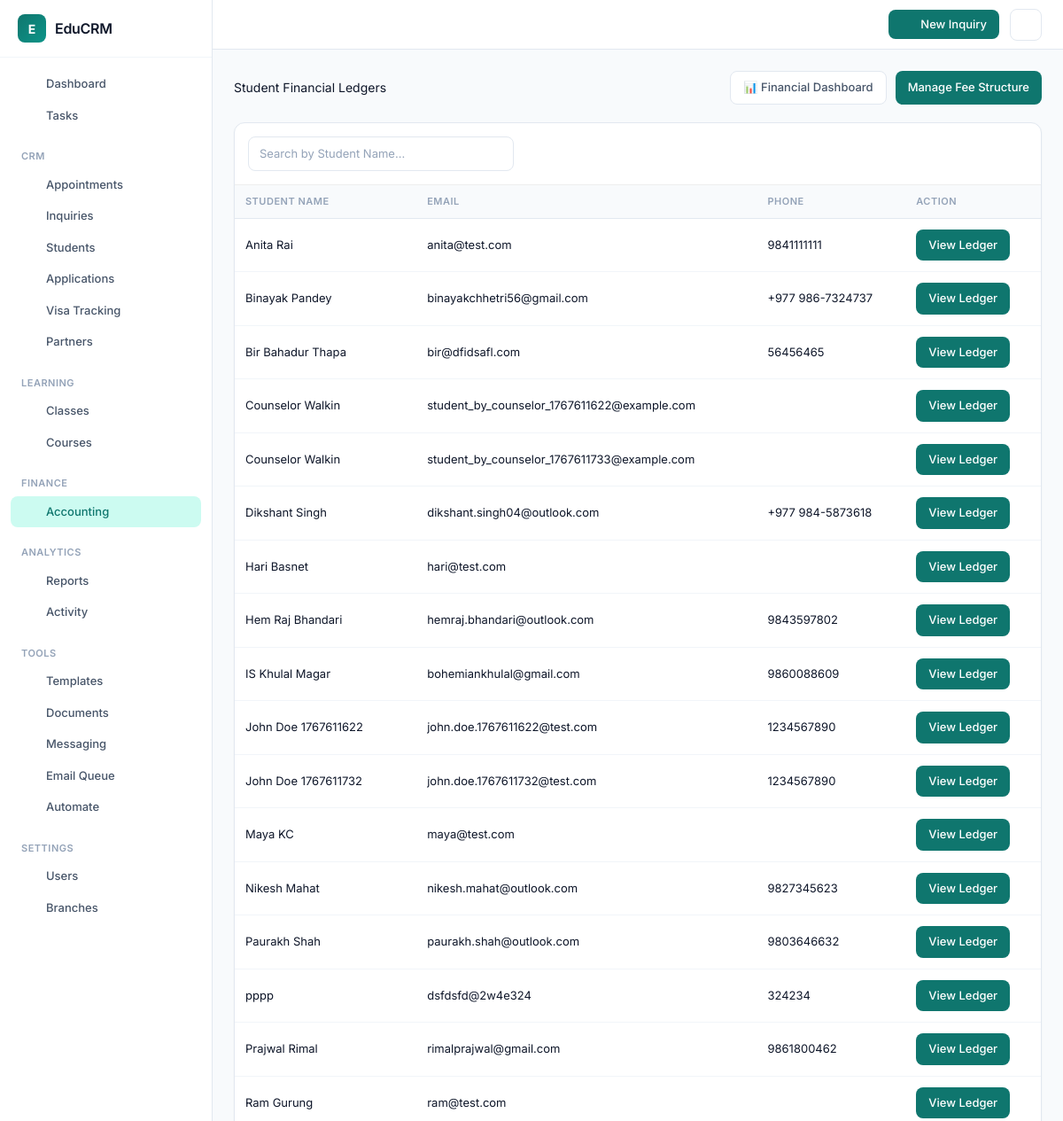
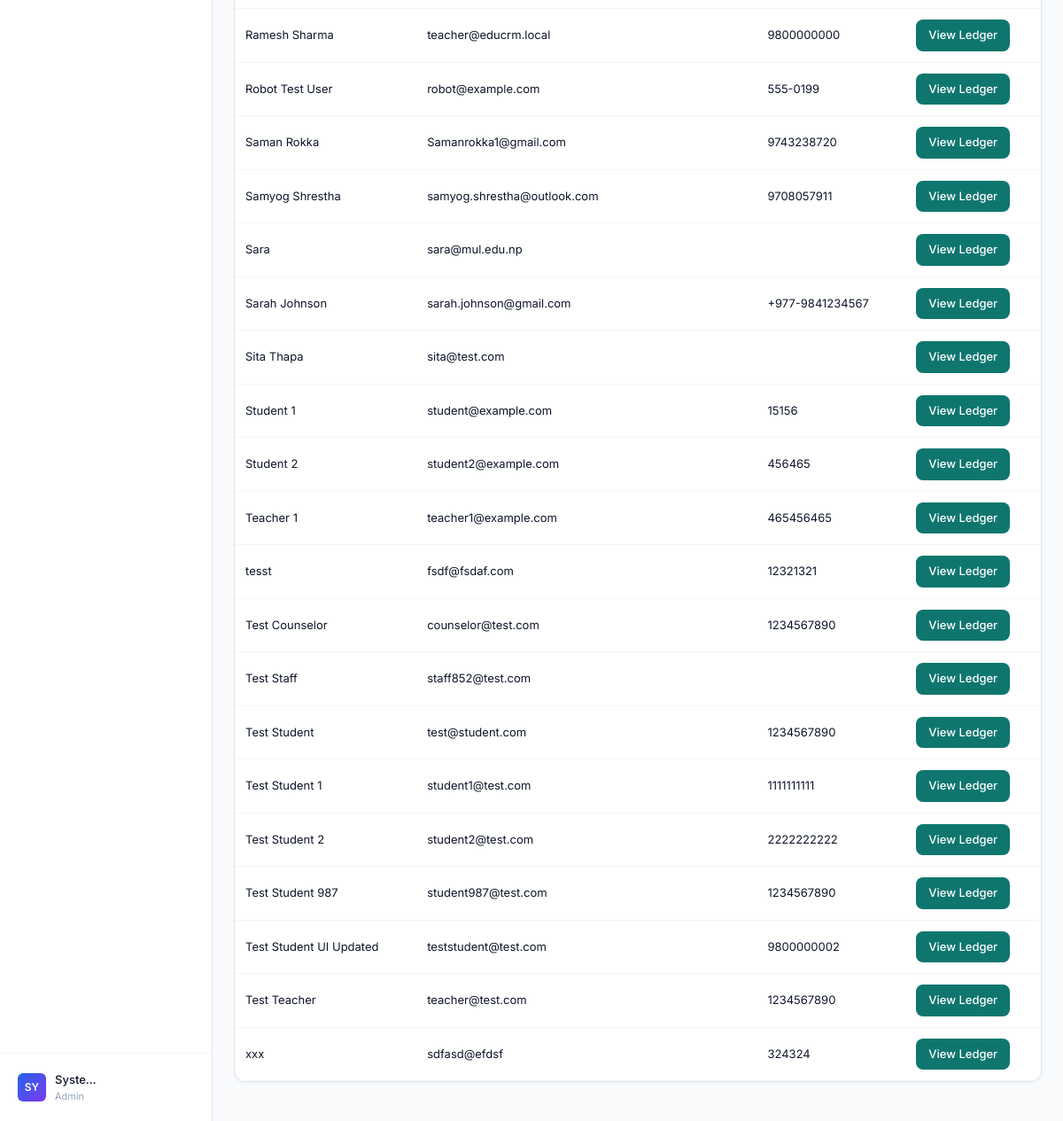
/modules/accounting/ledger.php (signed in), run on the app's committed database (2 pictures, top to bottom).
### tables this page shows
CREATE TABLE `users` (
  `id` int(11) NOT NULL,
  `name` varchar(100) NOT NULL,
  `email` varchar(100) NOT NULL,
  `password_hash` varchar(255) NOT NULL,
  `role` enum('admin','counselor','teacher','student') NOT NULL DEFAULT 'student',
  `phone` varchar(20) DEFAULT NULL,
  `address` text DEFAULT NULL,
  `country_id` int(11) DEFAULT NULL,
  `education_level_id` int(11) DEFAULT NULL,
  `country` varchar(100) DEFAULT NULL,
  `education_level` varchar(50) DEFAULT NULL,
  `passport_number` varchar(50) DEFAULT NULL,
  `created_at` timestamp NOT NULL DEFAULT current_timestamp(),
  `reset_token` varchar(100) DEFAULT NULL,
  `token_expiry` datetime DEFAULT NULL,
  `deleted_at` timestamp NULL DEFAULT NULL,
  `two_factor_secret` varchar(32) DEFAULT NULL,
  `two_factor_enabled` tinyint(1) DEFAULT 0,
  `last_login_at` timestamp NULL DEFAULT NULL,
  `last_login_ip` varchar(45) DEFAULT NULL,
  `branch_id` int(11) DEFAULT NULL,
  `updated_at` datetime DEFAULT NULL
);

### modules/accounting/ledger.php (the view, shortened to what this page needs)
<?php
require_once '../../app/bootstrap.php';
$students = $pdo->query("SELECT * FROM users WHERE role='student' ORDER BY name")->fetchAll();
require_once '../../templates/header.php';
?>
<div style="display: flex; justify-content: space-between; align-items: center; margin-bottom: 20px;">
    <h2>Student Financial Ledgers</h2>
    <div style="display: flex; gap: 10px;">
        <a href="dashboard.php" class="btn btn-secondary">📊 Financial Dashboard</a>
        <a href="fee_types.php" class="btn btn-primary">Manage Fee Structure</a>
    </div>
</div>
<div class="card" style="padding: 0;">
    <div style="padding: 15px; border-bottom: 1px solid #eee;">
        <input type="text" id="studentSearch" class="form-control" placeholder="Search by Student Name..."
            style="max-width: 300px;">
    </div>
    <table id="ledgerTable">
        <thead>
            <tr>
                <th>Student Name</th>
                <th>Email</th>
                <th>Phone</th>
                <th>Action</th>
            </tr>
        </thead>
        <tbody>
            <?php foreach ($students as $s): ?>
                <tr>
                    <td><?php echo htmlspecialchars($s['name']); ?></td>
                    <td><?php echo htmlspecialchars($s['email']); ?></td>
                    <td><?php echo htmlspecialchars($s['phone']); ?></td>
                    <td>
                        <a href="student_ledger.php?student_id=<?php echo $s['id']; ?>" class="btn">View Ledger</a>
                    </td>
                </tr>
            <?php endforeach; ?>
        </tbody>
    </table>
</div>
<?php require_once '../../templates/footer.php'; ?>

### public/assets/css/sidebar.css (style rules this page uses)
:root { --primary: #0f766e; --primary-hover: #0d9488; --primary-light: #ccfbf1; --accent-red: #dc2626; --accent-red-light: #fef2f2; --accent-orange: #ea580c; --accent-orange-light: #fff7ed; --accent-amber: #d97706; --accent-amber-light: #fffbeb; --accent-green: #16a34a; --accent-green-light: #f0fdf4; --accent-blue: #2563eb; --accent-blue-light: #eff6ff; --accent-violet: #7c3aed; --accent-violet-light: #f5f3ff; --bg: #f8fafc; --surface: #ffffff; --border: #e2e8f0; --border-light: #f1f5f9; --text: #0f172a; --text-secondary: #475569; --text-muted: #94a3b8; --sidebar-width: 240px; --sidebar-bg: #ffffff; --sidebar-border: #e2e8f0; --shadow-xs: 0 1px 2px rgba(0, 0, 0, 0.04); --shadow-sm: 0 1px 3px rgba(0, 0, 0, 0.06), 0 1px 2px rgba(0, 0, 0, 0.04); --shadow-md: 0 4px 6px -1px rgba(0, 0, 0, 0.06), 0 2px 4px -1px rgba(0, 0, 0, 0.04); --radius-sm: 6px; --radius-md: 8px; --radius-lg: 12px; --transition: 150ms ease; }
*, *::before, *::after { box-sizing: border-box; }
body { margin: 0; padding: 0; font-family: 'Inter', -apple-system, BlinkMacSystemFont, 'Segoe UI', system-ui, sans-serif; font-size: 14px; line-height: 1.5; color: var(--text); background: var(--bg); -webkit-font-smoothing: antialiased; }
.card { background: var(--surface); border: 1px solid var(--border); border-radius: var(--radius-lg); padding: 20px; margin-bottom: 20px; }
.btn { display: inline-flex; align-items: center; justify-content: center; gap: 6px; padding: 8px 14px; border-radius: var(--radius-md); font-size: 13px; font-weight: 500; cursor: pointer; text-decoration: none; border: none; transition: all var(--transition); background: var(--primary); color: white; }
.btn-primary { background: var(--primary); color: white; }
.btn-secondary { background: var(--surface); color: var(--text-secondary); border: 1px solid var(--border); }
table { width: 100%; border-collapse: collapse; }
table thead th { padding: 10px 12px; text-align: left; font-size: 11px; font-weight: 600; text-transform: uppercase; letter-spacing: 0.5px; color: var(--text-muted); background: var(--bg); border-bottom: 1px solid var(--border); }
table td { padding: 12px; font-size: 13px; border-bottom: 1px solid var(--border-light); }
.form-control { width: 100%; padding: 9px 12px; border: 1px solid var(--border); border-radius: var(--radius-md); font-size: 13px; background: var(--surface); color: var(--text); transition: all var(--transition); }
.form-control::placeholder { color: var(--text-muted); }
input[type="text"], input[type="email"], input[type="password"], input[type="number"], input[type="search"], input[type="tel"], input[type="url"], input[type="date"], select, textarea { padding: 9px 12px; border: 1px solid var(--border); border-radius: var(--radius-md); font-size: 13px; font-family: inherit; background: var(--surface); color: var(--text); transition: all var(--transition); }

### data on the page
users: name "Anita Rai", email "anita@test.com", phone "9841111111"
users: name "Binayak Pandey", email "binayakchhetri56@gmail.com", phone "+977 986-7324737"
users: name "Bir Bahadur Thapa", email "bir@dfidsafl.com", phone "56456465"
users: name "Counselor Walkin", email "student_by_counselor_1767611622@example.com"
users: name "Counselor Walkin", email "student_by_counselor_1767611733@example.com"
users: name "Dikshant Singh", email "dikshant.singh04@outlook.com", phone "+977 984-5873618"
users: name "Hari Basnet", email "hari@test.com"
users: name "Hem Raj Bhandari", email "hemraj.bhandari@outlook.com", phone "9843597802"
users: name "IS Khulal Magar", email "bohemiankhulal@gmail.com", phone "9860088609"
users: name "John Doe 1767611622", email "john.doe.1767611622@test.com", phone "1234567890"
users: name "John Doe 1767611732", email "john.doe.1767611732@test.com", phone "1234567890"
users: name "Maya KC", email "maya@test.com"
users: name "Nikesh Mahat", email "nikesh.mahat@outlook.com", phone "9827345623"
users: name "Paurakh Shah", email "paurakh.shah@outlook.com", phone "9803646632"
users: name "pppp", email "dsfdsfd@2w4e324", phone "324234"
users: name "Prajwal Rimal", email "rimalprajwal@gmail.com", phone "9861800462"
users: name "Ram Gurung", email "ram@test.com"
users: name "Ramesh Sharma", email "teacher@educrm.local", phone "9800000000"
users: name "Robot Test User", email "robot@example.com", phone "555-0199"
users: name "Saman Rokka", email "Samanrokka1@gmail.com", phone "9743238720"
users: name "Samyog Shrestha", email "samyog.shrestha@outlook.com", phone "9708057911"
users: name "Sara", email "sara@mul.edu.np"
users: name "Sarah Johnson", email "sarah.johnson@gmail.com", phone "+977-9841234567"
users: name "Sita Thapa", email "sita@test.com"
users: name "Student 1", email "student@example.com", phone "15156"
users: name "Student 2", email "student2@example.com", phone "456465"
users: name "Teacher 1", email "teacher1@example.com", phone "465456465"
users: name "tesst", email "fsdf@fsdaf.com", phone "12321321"
users: name "Test Counselor", email "counselor@test.com", phone "1234567890"
users: name "Test Staff", email "staff852@test.com"
users: name "Test Student", email "test@student.com", phone "1234567890"
users: name "Test Student 1", email "student1@test.com", phone "1111111111"
users: name "Test Student 2", email "student2@test.com", phone "2222222222"
users: name "Test Student 987", email "student987@test.com", phone "1234567890"
users: name "Test Student UI Updated", email "teststudent@test.com", phone "9800000002"
users: name "Test Teacher", email "teacher@test.com", phone "1234567890"
users: name "xxx", email "sdfasd@efdsf", phone "324324"

### other printed values
$item['label'] "Dashboard"
$item['label'] "Tasks"
$section['title'] "CRM"
$item['label'] "Appointments"
$item['label'] "Inquiries"
$item['label'] "Students"
$item['label'] "Applications"
$item['label'] "Visa Tracking"
$item['label'] "Partners"
$section['title'] "LEARNING"
$item['label'] "Classes"
$item['label'] "Courses"
$section['title'] "FINANCE"
$item['label'] "Accounting"
$section['title'] "ANALYTICS"
